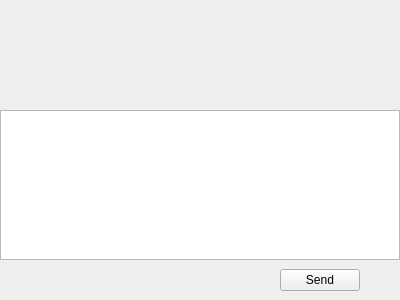
<?xml version="1.0" encoding="UTF-8"?>
<ui version="4.0">
 <class>ChatPage</class>
 <widget class="QWidget" name="ChatPage">
  <property name="geometry">
   <rect>
    <x>0</x>
    <y>0</y>
    <width>400</width>
    <height>300</height>
   </rect>
  </property>
  <property name="windowTitle">
   <string>Form</string>
  </property>
  <layout class="QVBoxLayout" name="verticalLayout">
   <property name="spacing">
    <number>0</number>
   </property>
   <property name="leftMargin">
    <number>0</number>
   </property>
   <property name="topMargin">
    <number>0</number>
   </property>
   <property name="rightMargin">
    <number>0</number>
   </property>
   <property name="bottomMargin">
    <number>0</number>
   </property>
   <item>
    <widget class="QWidget" name="chat_wid" native="true">
     <layout class="QVBoxLayout" name="verticalLayout_4">
      <property name="spacing">
       <number>0</number>
      </property>
      <property name="leftMargin">
       <number>0</number>
      </property>
      <property name="topMargin">
       <number>0</number>
      </property>
      <property name="rightMargin">
       <number>0</number>
      </property>
      <property name="bottomMargin">
       <number>0</number>
      </property>
      <item>
       <widget class="QWidget" name="titleWid" native="true">
        <property name="minimumSize">
         <size>
          <width>0</width>
          <height>60</height>
         </size>
        </property>
        <property name="maximumSize">
         <size>
          <width>16777215</width>
          <height>60</height>
         </size>
        </property>
        <layout class="QHBoxLayout" name="horizontalLayout_3">
         <property name="spacing">
          <number>2</number>
         </property>
         <property name="leftMargin">
          <number>11</number>
         </property>
         <property name="topMargin">
          <number>2</number>
         </property>
         <property name="rightMargin">
          <number>2</number>
         </property>
         <property name="bottomMargin">
          <number>2</number>
         </property>
         <item>
          <widget class="QLabel" name="chat_title_lb">
           <property name="text">
            <string/>
           </property>
          </widget>
         </item>
        </layout>
       </widget>
      </item>
      <item>
       <widget class="ChatView" name="chat_history_list" native="true">
        <property name="minimumSize">
         <size>
          <width>0</width>
          <height>0</height>
         </size>
        </property>
       </widget>
      </item>
      <item>
       <widget class="QWidget" name="toolWid" native="true">
        <property name="minimumSize">
         <size>
          <width>0</width>
          <height>40</height>
         </size>
        </property>
        <property name="maximumSize">
         <size>
          <width>16777215</width>
          <height>40</height>
         </size>
        </property>
        <layout class="QHBoxLayout" name="horizontalLayout_5">
         <property name="spacing">
          <number>2</number>
         </property>
         <property name="leftMargin">
          <number>2</number>
         </property>
         <property name="topMargin">
          <number>2</number>
         </property>
         <property name="rightMargin">
          <number>2</number>
         </property>
         <property name="bottomMargin">
          <number>2</number>
         </property>
         <item>
          <spacer name="horizontalSpacer_2">
           <property name="orientation">
            <enum>Qt::Orientation::Horizontal</enum>
           </property>
           <property name="sizeType">
            <enum>QSizePolicy::Policy::Fixed</enum>
           </property>
           <property name="sizeHint" stdset="0">
            <size>
             <width>5</width>
             <height>20</height>
            </size>
           </property>
          </spacer>
         </item>
         <item>
          <widget class="StateLabel" name="emoLabel">
           <property name="minimumSize">
            <size>
             <width>25</width>
             <height>25</height>
            </size>
           </property>
           <property name="maximumSize">
            <size>
             <width>25</width>
             <height>25</height>
            </size>
           </property>
           <property name="text">
            <string/>
           </property>
          </widget>
         </item>
         <item>
          <spacer name="horizontalSpacer_4">
           <property name="orientation">
            <enum>Qt::Orientation::Horizontal</enum>
           </property>
           <property name="sizeType">
            <enum>QSizePolicy::Policy::Fixed</enum>
           </property>
           <property name="sizeHint" stdset="0">
            <size>
             <width>5</width>
             <height>20</height>
            </size>
           </property>
          </spacer>
         </item>
         <item>
          <widget class="StateLabel" name="fileLabel">
           <property name="minimumSize">
            <size>
             <width>30</width>
             <height>30</height>
            </size>
           </property>
           <property name="maximumSize">
            <size>
             <width>30</width>
             <height>30</height>
            </size>
           </property>
           <property name="text">
            <string/>
           </property>
          </widget>
         </item>
         <item>
          <spacer name="horizontalSpacer_3">
           <property name="orientation">
            <enum>Qt::Orientation::Horizontal</enum>
           </property>
           <property name="sizeType">
            <enum>QSizePolicy::Policy::Fixed</enum>
           </property>
           <property name="sizeHint" stdset="0">
            <size>
             <width>5</width>
             <height>20</height>
            </size>
           </property>
          </spacer>
         </item>
         <item>
          <spacer name="horizontalSpacer_6">
           <property name="orientation">
            <enum>Qt::Orientation::Horizontal</enum>
           </property>
           <property name="sizeHint" stdset="0">
            <size>
             <width>40</width>
             <height>20</height>
            </size>
           </property>
          </spacer>
         </item>
        </layout>
       </widget>
      </item>
      <item>
       <widget class="MessageTextEdit" name="chat_text_edit">
        <property name="minimumSize">
         <size>
          <width>0</width>
          <height>150</height>
         </size>
        </property>
        <property name="maximumSize">
         <size>
          <width>16777215</width>
          <height>150</height>
         </size>
        </property>
       </widget>
      </item>
      <item>
       <widget class="QWidget" name="sendWid" native="true">
        <property name="minimumSize">
         <size>
          <width>0</width>
          <height>40</height>
         </size>
        </property>
        <property name="maximumSize">
         <size>
          <width>16777215</width>
          <height>40</height>
         </size>
        </property>
        <layout class="QHBoxLayout" name="horizontalLayout_4">
         <property name="spacing">
          <number>0</number>
         </property>
         <property name="leftMargin">
          <number>0</number>
         </property>
         <property name="topMargin">
          <number>2</number>
         </property>
         <property name="rightMargin">
          <number>0</number>
         </property>
         <property name="bottomMargin">
          <number>2</number>
         </property>
         <item>
          <spacer name="horizontalSpacer">
           <property name="orientation">
            <enum>Qt::Orientation::Horizontal</enum>
           </property>
           <property name="sizeHint" stdset="0">
            <size>
             <width>40</width>
             <height>20</height>
            </size>
           </property>
          </spacer>
         </item>
         <item>
          <widget class="StateBtn" name="sendBtn">
           <property name="text">
            <string>Send</string>
           </property>
          </widget>
         </item>
         <item>
          <spacer name="horizontalSpacer_5">
           <property name="orientation">
            <enum>Qt::Orientation::Horizontal</enum>
           </property>
           <property name="sizeType">
            <enum>QSizePolicy::Policy::Fixed</enum>
           </property>
           <property name="sizeHint" stdset="0">
            <size>
             <width>40</width>
             <height>20</height>
            </size>
           </property>
          </spacer>
         </item>
        </layout>
       </widget>
      </item>
     </layout>
    </widget>
   </item>
  </layout>
 </widget>
 <customwidgets>
  <customwidget>
   <class>ChatView</class>
   <extends>QWidget</extends>
   <header location="global">widgets/chatview.h</header>
   <container>1</container>
  </customwidget>
  <customwidget>
   <class>StateLabel</class>
   <extends>QLabel</extends>
   <header location="global">widgets/statelabel.h</header>
  </customwidget>
  <customwidget>
   <class>StateBtn</class>
   <extends>QPushButton</extends>
   <header location="global">buttons/statebtn.h</header>
  </customwidget>
  <customwidget>
   <class>MessageTextEdit</class>
   <extends>QTextEdit</extends>
   <header location="global">widgets/messagetextedit.h</header>
  </customwidget>
 </customwidgets>
 <resources/>
 <connections/>
</ui>
